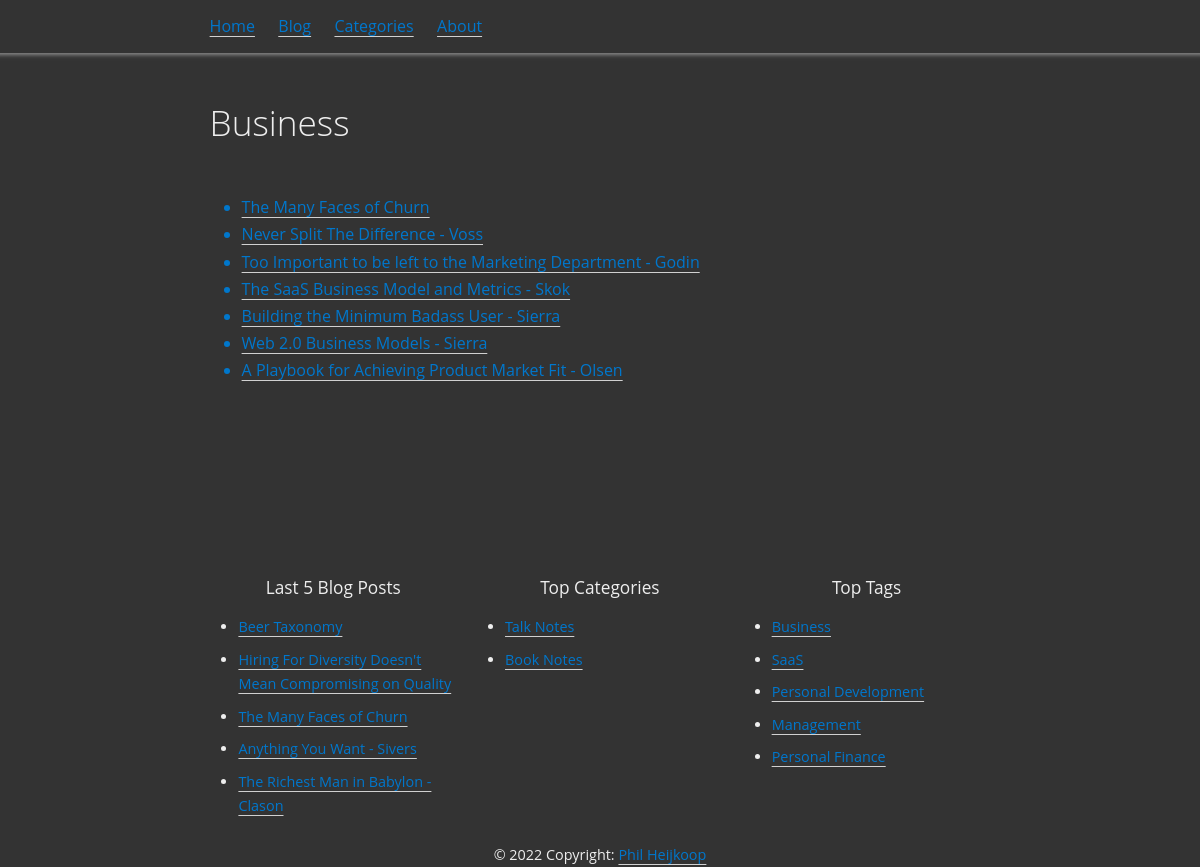
Screenshot of /tags/Business/ with the database file from the repository.
### blog/models.py (models this page shows, shortened)
class Tag(models.Model):
    name = models.CharField(max_length=255)
    def __str__(self):
        return self.name

class Post(models.Model):
    author = models.CharField(default="Phil", max_length=255)
    title = models.CharField(max_length=255)
    slug = models.SlugField()
    created = models.DateTimeField()
    publish_date = models.DateTimeField(null=True, blank=True)
    last_updated = models.DateTimeField()
    published = models.BooleanField(default=False)
    draft = models.BooleanField(default=True)
    tags = models.ManyToManyField(Tag, blank=True, null=True)
    category = models.ForeignKey(Category, blank=True, null=True, on_delete=models.SET_NULL)
    series_number = models.IntegerField(default=0)
    raw_markdown = models.TextField()

class Category(models.Model):
    name = models.CharField(max_length=255)
    def __str__(self):
        return self.name
    class Meta:
        verbose_name_plural = "categories"

### blog/views.py (the view)
# urls.py: path('tags/<name>/', TagPageView.as_view(), name='tagpage'),
class TagPageView(View, CommonContextMixin):
    def get(self, request, name):
        context = self.get_context_data()
        tag = Tag.objects.get(name=name)
        tag_posts = Post.objects.filter(tags__in=[tag]).filter(published=True)
        context['tag'] = tag
        context['posts'] = tag_posts
        return render(request, 'blog/tag_page.html', context)

### blog/views.py (called while the page is built)
    def get_context_data(self, **kwargs):
        context = super().get_context_data(**kwargs)
        category_list = Category.objects.annotate(number_of_post=Count('post')).filter(number_of_post__gt=0).order_by('-number_of_post')[:5]
        tags = Tag.objects.annotate(number_of_post=Count('post')).filter(number_of_post__gt=0).order_by('-number_of_post')[:5]
        posts = Post.objects.filter(published=True).order_by('publish_date')[:5]
        context['top_categories'] = category_list
        context['top_tags'] = tags
        context['top_posts'] = posts
        return context

### templates/blog/tag_page.html
{% extends 'base.html' %}
{% block content %}
<h1>{{ tag.name }}</h1>
<br>
<ul>
{% for post in posts %}
<a href="{% url 'post' post.slug %}">
    <li>{{post.title}}</li>
</a>
{% endfor %}
</ul>
{% endblock content %}

### templates/footer.html
<footer class="text-center">
    <div class="row">
        <div class="col-4">
          <h5>Last 5 Blog Posts</h5>
          <ul>
            {% for post in top_posts %}
            <li>
              <a href="{% url 'post' post.slug %}">{{post.title}}</a>
            </li>
            {% endfor %}
          </ul>
        </div>
        <div class="col-4">
          <h5>Top Categories</h5>
          <ul>
            {% for category in top_categories %}
            <li>
              <a href="{% url 'categorypostlist' category %}">{{category.name}}</a>
            </li>
            {% endfor %}
          </ul>
        </div>
        <div class="col-4">
          <h5>Top Tags</h5>
          <ul>
            {% for tag in top_tags %}
            <li>
              <a href="{% url 'tagpage' tag %}" >{{tag.name}}</a>
            </li>
            {% endfor %}
          </ul>
        </div>
    </div>
    <div class="col">
      © 2022 Copyright:
      <a href="{% url 'homepage' %}">Phil Heijkoop</a>
    </div>
  </footer>

### static/css/style.css (style rules this page uses)
:root, html[data-theme='dark'] { --rem: 12pt; --width: 50rem; --navpos: absolute; --font-p: 1em/1.7 'Open Sans', 'DejaVu Sans', FreeSans, Helvetica, sans-serif; --font-h: .9em/1.5 'Open Sans', 'DejaVu Sans', FreeSans, Helvetica, sans-serif; --font-c: .9em/1.4 'DejaVu Sans Mono', monospace; --border: 1px solid var(--cmed); --ornament: "‹‹‹ ›››"; --cfg: #eee; --cbg: #333; --cdark: #888; --clight: #f5f6f7; --cmed: #d1d1d1; --clink: #07c; --cemph: #088; --cemphbg: #0881; }
* { box-sizing: border-box; border-spacing: 0; margin: 0; padding: 0; }
header, footer, figure, table, video, details, blockquote, ul, ol, dl, fieldset, pre, pre > code, caption { display: block; margin: 0.5rem 0rem 1rem; width: 100%; overflow: auto hidden; text-align: left; }
a, button, select, summary { color: var(--clink); cursor: pointer; }
html { font-size: var(--rem); background: var(--cbg); }
body { position: relative; margin: auto; max-width: var(--width); font: var(--font-p); color: var(--cfg); padding: 3.0rem 0.6rem 0; overflow-x: hidden; }
body > footer { margin: 10rem 0rem 0rem; font-size: 90%; }
a[href] { text-decoration: underline solid var(--cmed); text-underline-position: under; }
ul, ol, dl { margin: 1rem 0; padding: 0 0 0 2em; }
li:not(:last-child), dd:not(:last-child) { margin-bottom: 0.5rem; }
h1, h2, h3, h4, h5 { margin: 1.5em 0 .5rem; font: var(--font-h); line-height: 1.2em; clear: both; }
h1 { font-size: 2.2em; font-weight: 300; }
h5 { font-size: 1.2em; font-weight: 400; color: var(--cfg); }
.row { display: flex; margin: 0.5rem -0.6rem; align-items: stretch; }
.row [class*="col"] { padding: 0 0.6rem; }
.row .col-4 { flex: 0 0 33.33%; max-width: 33.33%; }
.text-center { text-align: center; }

### rows the page displays
Tag: name "Business"
Post: title "The Many Faces of Churn"
Post: title "Never Split The Difference - Voss"
Post: title "Too Important to be left to the Marketing Department - Godin"
Post: title "The SaaS Business Model and Metrics - Skok"
Post: title "Building the Minimum Badass User - Sierra"
Post: title "Web 2.0 Business Models - Sierra"
Post: title "A Playbook for Achieving Product Market Fit - Olsen"
Post: title "Beer Taxonomy"
Post: title "Hiring For Diversity Doesn't Mean Compromising on Quality"
Post: title "Anything You Want - Sivers"
Post: title "The Richest Man in Babylon - Clason"
Category: name "Talk Notes"
Category: name "Book Notes"
Tag: name "SaaS"
Tag: name "Personal Development"
Tag: name "Management"
Tag: name "Personal Finance"
